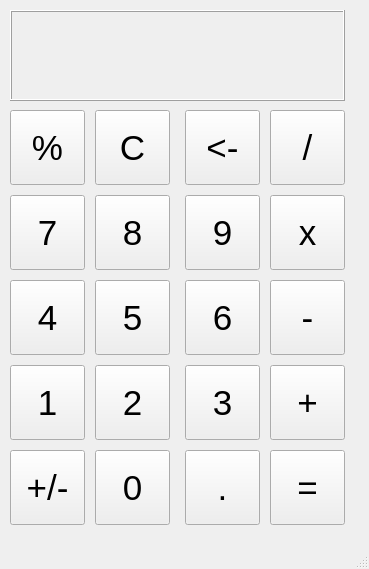
<?xml version="1.0" encoding="UTF-8"?>
<ui version="4.0">
 <class>MainWindow</class>
 <widget class="QMainWindow" name="MainWindow">
  <property name="geometry">
   <rect>
    <x>0</x>
    <y>0</y>
    <width>369</width>
    <height>569</height>
   </rect>
  </property>
  <property name="windowTitle">
   <string>Calculator</string>
  </property>
  <widget class="QWidget" name="centralwidget">
   <widget class="QLabel" name="outputLabel">
    <property name="geometry">
     <rect>
      <x>10</x>
      <y>10</y>
      <width>335</width>
      <height>91</height>
     </rect>
    </property>
    <property name="font">
     <font>
      <pointsize>36</pointsize>
     </font>
    </property>
    <property name="frameShape">
     <enum>QFrame::Box</enum>
    </property>
    <property name="frameShadow">
     <enum>QFrame::Raised</enum>
    </property>
    <property name="text">
     <string/>
    </property>
    <property name="alignment">
     <set>Qt::AlignRight|Qt::AlignTrailing|Qt::AlignVCenter</set>
    </property>
    <property name="margin">
     <number>9</number>
    </property>
   </widget>
   <widget class="QPushButton" name="percButton">
    <property name="geometry">
     <rect>
      <x>10</x>
      <y>110</y>
      <width>75</width>
      <height>75</height>
     </rect>
    </property>
    <property name="font">
     <font>
      <pointsize>26</pointsize>
     </font>
    </property>
    <property name="text">
     <string>%</string>
    </property>
   </widget>
   <widget class="QPushButton" name="CButton">
    <property name="geometry">
     <rect>
      <x>95</x>
      <y>110</y>
      <width>75</width>
      <height>75</height>
     </rect>
    </property>
    <property name="font">
     <font>
      <pointsize>26</pointsize>
     </font>
    </property>
    <property name="text">
     <string>C</string>
    </property>
   </widget>
   <widget class="QPushButton" name="bkspcButton">
    <property name="geometry">
     <rect>
      <x>185</x>
      <y>110</y>
      <width>75</width>
      <height>75</height>
     </rect>
    </property>
    <property name="font">
     <font>
      <pointsize>26</pointsize>
     </font>
    </property>
    <property name="text">
     <string>&lt;-</string>
    </property>
   </widget>
   <widget class="QPushButton" name="divButton">
    <property name="geometry">
     <rect>
      <x>270</x>
      <y>110</y>
      <width>75</width>
      <height>75</height>
     </rect>
    </property>
    <property name="font">
     <font>
      <pointsize>26</pointsize>
     </font>
    </property>
    <property name="text">
     <string>/</string>
    </property>
   </widget>
   <widget class="QPushButton" name="nineButton">
    <property name="geometry">
     <rect>
      <x>185</x>
      <y>195</y>
      <width>75</width>
      <height>75</height>
     </rect>
    </property>
    <property name="font">
     <font>
      <pointsize>26</pointsize>
     </font>
    </property>
    <property name="text">
     <string>9</string>
    </property>
   </widget>
   <widget class="QPushButton" name="eightButton">
    <property name="geometry">
     <rect>
      <x>95</x>
      <y>195</y>
      <width>75</width>
      <height>75</height>
     </rect>
    </property>
    <property name="font">
     <font>
      <pointsize>26</pointsize>
     </font>
    </property>
    <property name="text">
     <string>8</string>
    </property>
   </widget>
   <widget class="QPushButton" name="sevenButton">
    <property name="geometry">
     <rect>
      <x>10</x>
      <y>195</y>
      <width>75</width>
      <height>75</height>
     </rect>
    </property>
    <property name="font">
     <font>
      <pointsize>26</pointsize>
     </font>
    </property>
    <property name="text">
     <string>7</string>
    </property>
   </widget>
   <widget class="QPushButton" name="multButton">
    <property name="geometry">
     <rect>
      <x>270</x>
      <y>195</y>
      <width>75</width>
      <height>75</height>
     </rect>
    </property>
    <property name="font">
     <font>
      <pointsize>26</pointsize>
     </font>
    </property>
    <property name="text">
     <string>x</string>
    </property>
   </widget>
   <widget class="QPushButton" name="fiveButton">
    <property name="geometry">
     <rect>
      <x>95</x>
      <y>280</y>
      <width>75</width>
      <height>75</height>
     </rect>
    </property>
    <property name="font">
     <font>
      <pointsize>26</pointsize>
     </font>
    </property>
    <property name="text">
     <string>5</string>
    </property>
   </widget>
   <widget class="QPushButton" name="fourButton">
    <property name="geometry">
     <rect>
      <x>10</x>
      <y>280</y>
      <width>75</width>
      <height>75</height>
     </rect>
    </property>
    <property name="font">
     <font>
      <pointsize>26</pointsize>
     </font>
    </property>
    <property name="text">
     <string>4</string>
    </property>
   </widget>
   <widget class="QPushButton" name="sixButton">
    <property name="geometry">
     <rect>
      <x>185</x>
      <y>280</y>
      <width>75</width>
      <height>75</height>
     </rect>
    </property>
    <property name="font">
     <font>
      <pointsize>26</pointsize>
     </font>
    </property>
    <property name="text">
     <string>6</string>
    </property>
   </widget>
   <widget class="QPushButton" name="minusButton">
    <property name="geometry">
     <rect>
      <x>270</x>
      <y>280</y>
      <width>75</width>
      <height>75</height>
     </rect>
    </property>
    <property name="font">
     <font>
      <pointsize>26</pointsize>
     </font>
    </property>
    <property name="text">
     <string>-</string>
    </property>
   </widget>
   <widget class="QPushButton" name="plusButton">
    <property name="geometry">
     <rect>
      <x>270</x>
      <y>365</y>
      <width>75</width>
      <height>75</height>
     </rect>
    </property>
    <property name="font">
     <font>
      <pointsize>26</pointsize>
     </font>
    </property>
    <property name="text">
     <string>+</string>
    </property>
   </widget>
   <widget class="QPushButton" name="threeButton">
    <property name="geometry">
     <rect>
      <x>185</x>
      <y>365</y>
      <width>75</width>
      <height>75</height>
     </rect>
    </property>
    <property name="font">
     <font>
      <pointsize>26</pointsize>
     </font>
    </property>
    <property name="text">
     <string>3</string>
    </property>
   </widget>
   <widget class="QPushButton" name="twoButton">
    <property name="geometry">
     <rect>
      <x>95</x>
      <y>365</y>
      <width>75</width>
      <height>75</height>
     </rect>
    </property>
    <property name="font">
     <font>
      <pointsize>26</pointsize>
     </font>
    </property>
    <property name="text">
     <string>2</string>
    </property>
   </widget>
   <widget class="QPushButton" name="oneButton">
    <property name="geometry">
     <rect>
      <x>10</x>
      <y>365</y>
      <width>75</width>
      <height>75</height>
     </rect>
    </property>
    <property name="font">
     <font>
      <pointsize>26</pointsize>
     </font>
    </property>
    <property name="text">
     <string>1</string>
    </property>
   </widget>
   <widget class="QPushButton" name="equalButton">
    <property name="geometry">
     <rect>
      <x>270</x>
      <y>450</y>
      <width>75</width>
      <height>75</height>
     </rect>
    </property>
    <property name="font">
     <font>
      <pointsize>26</pointsize>
     </font>
    </property>
    <property name="text">
     <string>=</string>
    </property>
   </widget>
   <widget class="QPushButton" name="zeroButton">
    <property name="geometry">
     <rect>
      <x>95</x>
      <y>450</y>
      <width>75</width>
      <height>75</height>
     </rect>
    </property>
    <property name="font">
     <font>
      <pointsize>26</pointsize>
     </font>
    </property>
    <property name="text">
     <string>0</string>
    </property>
   </widget>
   <widget class="QPushButton" name="dotButton">
    <property name="geometry">
     <rect>
      <x>185</x>
      <y>450</y>
      <width>75</width>
      <height>75</height>
     </rect>
    </property>
    <property name="font">
     <font>
      <pointsize>26</pointsize>
     </font>
    </property>
    <property name="text">
     <string>.</string>
    </property>
   </widget>
   <widget class="QPushButton" name="plusminusButton">
    <property name="geometry">
     <rect>
      <x>10</x>
      <y>450</y>
      <width>75</width>
      <height>75</height>
     </rect>
    </property>
    <property name="font">
     <font>
      <pointsize>26</pointsize>
     </font>
    </property>
    <property name="text">
     <string>+/-</string>
    </property>
   </widget>
  </widget>
  <widget class="QMenuBar" name="menubar">
   <property name="geometry">
    <rect>
     <x>0</x>
     <y>0</y>
     <width>369</width>
     <height>21</height>
    </rect>
   </property>
  </widget>
  <widget class="QStatusBar" name="statusbar"/>
 </widget>
 <resources/>
 <connections/>
</ui>
